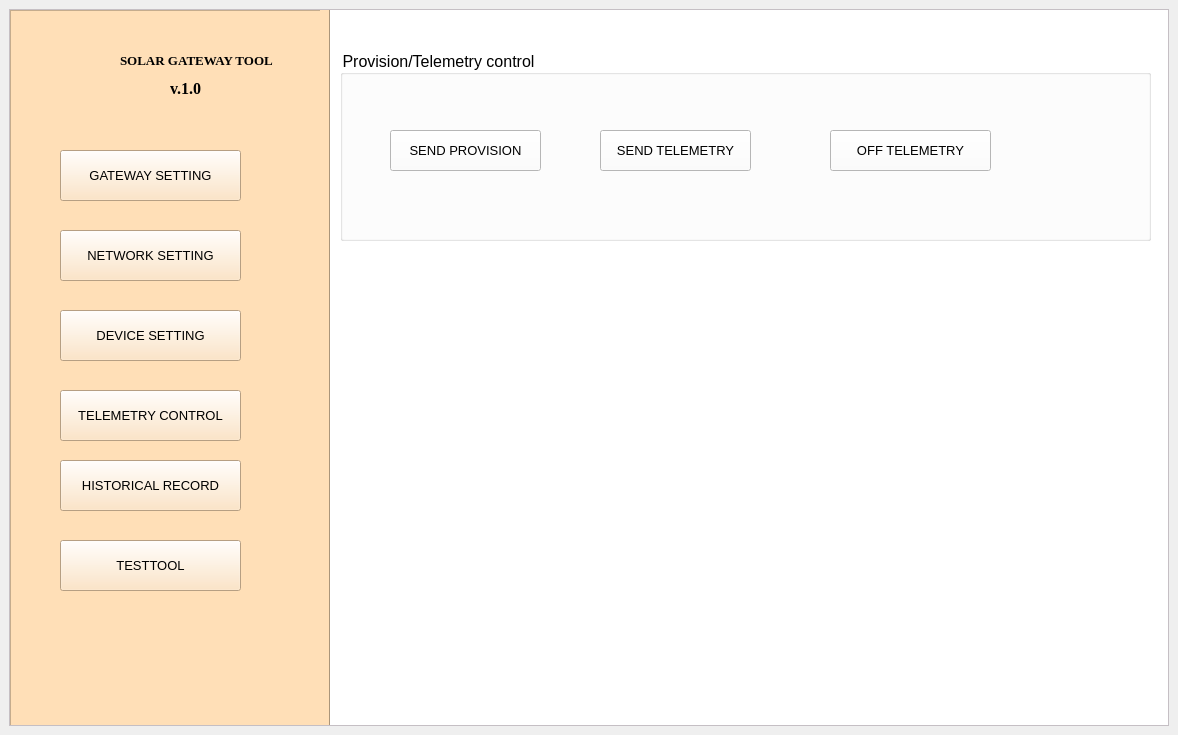
<?xml version="1.0" encoding="UTF-8"?>
<ui version="4.0">
 <class>telemetry</class>
 <widget class="QMainWindow" name="telemetry">
  <property name="geometry">
   <rect>
    <x>0</x>
    <y>0</y>
    <width>1178</width>
    <height>735</height>
   </rect>
  </property>
  <property name="windowTitle">
   <string>TEST TOOL</string>
  </property>
  <widget class="QWidget" name="centralwidget">
   <layout class="QVBoxLayout" name="verticalLayout">
    <item>
     <widget class="QScrollArea" name="scrollArea">
      <property name="styleSheet">
       <string notr="true">background-color:rgb(255, 248, 254)
</string>
      </property>
      <property name="widgetResizable">
       <bool>true</bool>
      </property>
      <widget class="QWidget" name="scrollAreaWidgetContents">
       <property name="geometry">
        <rect>
         <x>0</x>
         <y>0</y>
         <width>1154</width>
         <height>711</height>
        </rect>
       </property>
       <widget class="QFrame" name="list">
        <property name="geometry">
         <rect>
          <x>0</x>
          <y>0</y>
          <width>321</width>
          <height>761</height>
         </rect>
        </property>
        <property name="styleSheet">
         <string notr="true">background-color:rgb(255, 223, 183)</string>
        </property>
        <property name="frameShape">
         <enum>QFrame::StyledPanel</enum>
        </property>
        <property name="frameShadow">
         <enum>QFrame::Raised</enum>
        </property>
        <widget class="QPushButton" name="networksetting">
         <property name="geometry">
          <rect>
           <x>50</x>
           <y>220</y>
           <width>181</width>
           <height>51</height>
          </rect>
         </property>
         <property name="font">
          <font>
           <family>Segoe UI</family>
           <pointsize>10</pointsize>
          </font>
         </property>
         <property name="text">
          <string>NETWORK SETTING</string>
         </property>
        </widget>
        <widget class="QPushButton" name="gatewaysetting">
         <property name="geometry">
          <rect>
           <x>50</x>
           <y>140</y>
           <width>181</width>
           <height>51</height>
          </rect>
         </property>
         <property name="font">
          <font>
           <pointsize>10</pointsize>
          </font>
         </property>
         <property name="text">
          <string>GATEWAY SETTING</string>
         </property>
        </widget>
        <widget class="QPushButton" name="devicesetting">
         <property name="geometry">
          <rect>
           <x>50</x>
           <y>300</y>
           <width>181</width>
           <height>51</height>
          </rect>
         </property>
         <property name="font">
          <font>
           <pointsize>10</pointsize>
          </font>
         </property>
         <property name="text">
          <string>DEVICE SETTING</string>
         </property>
        </widget>
        <widget class="QPushButton" name="historical">
         <property name="geometry">
          <rect>
           <x>50</x>
           <y>450</y>
           <width>181</width>
           <height>51</height>
          </rect>
         </property>
         <property name="font">
          <font>
           <pointsize>10</pointsize>
          </font>
         </property>
         <property name="text">
          <string>HISTORICAL RECORD</string>
         </property>
        </widget>
        <widget class="Line" name="line">
         <property name="geometry">
          <rect>
           <x>310</x>
           <y>0</y>
           <width>20</width>
           <height>761</height>
          </rect>
         </property>
         <property name="font">
          <font>
           <weight>50</weight>
           <bold>false</bold>
          </font>
         </property>
         <property name="orientation">
          <enum>Qt::Vertical</enum>
         </property>
        </widget>
        <widget class="QPushButton" name="testtool">
         <property name="geometry">
          <rect>
           <x>50</x>
           <y>530</y>
           <width>181</width>
           <height>51</height>
          </rect>
         </property>
         <property name="font">
          <font>
           <pointsize>10</pointsize>
          </font>
         </property>
         <property name="text">
          <string>TESTTOOL</string>
         </property>
        </widget>
        <widget class="QPushButton" name="telemetrycontrol">
         <property name="geometry">
          <rect>
           <x>50</x>
           <y>380</y>
           <width>181</width>
           <height>51</height>
          </rect>
         </property>
         <property name="font">
          <font>
           <pointsize>10</pointsize>
          </font>
         </property>
         <property name="text">
          <string>TELEMETRY CONTROL</string>
         </property>
        </widget>
        <widget class="QLabel" name="label">
         <property name="geometry">
          <rect>
           <x>10</x>
           <y>10</y>
           <width>101</width>
           <height>91</height>
          </rect>
         </property>
         <property name="text">
          <string/>
         </property>
         <property name="pixmap">
          <pixmap>C:/Users/ACER/Desktop/manual/Thesis/image/Solar-DNR-ICONS.png</pixmap>
         </property>
         <property name="scaledContents">
          <bool>true</bool>
         </property>
        </widget>
        <widget class="QLabel" name="label_3">
         <property name="geometry">
          <rect>
           <x>160</x>
           <y>70</y>
           <width>41</width>
           <height>16</height>
          </rect>
         </property>
         <property name="font">
          <font>
           <family>Times New Roman</family>
           <pointsize>12</pointsize>
           <weight>75</weight>
           <bold>true</bold>
          </font>
         </property>
         <property name="text">
          <string>v.1.0</string>
         </property>
        </widget>
        <widget class="QLabel" name="label_2">
         <property name="geometry">
          <rect>
           <x>110</x>
           <y>40</y>
           <width>191</width>
           <height>21</height>
          </rect>
         </property>
         <property name="font">
          <font>
           <family>Times New Roman</family>
           <pointsize>10</pointsize>
           <weight>75</weight>
           <italic>false</italic>
           <bold>true</bold>
           <strikeout>false</strikeout>
          </font>
         </property>
         <property name="text">
          <string>SOLAR GATEWAY TOOL</string>
         </property>
        </widget>
        <zorder>gatewaysetting</zorder>
        <zorder>devicesetting</zorder>
        <zorder>historical</zorder>
        <zorder>line</zorder>
        <zorder>networksetting</zorder>
        <zorder>testtool</zorder>
        <zorder>telemetrycontrol</zorder>
        <zorder>label</zorder>
        <zorder>label_3</zorder>
        <zorder>label_2</zorder>
       </widget>
       <widget class="QFrame" name="seial_workspace">
        <property name="geometry">
         <rect>
          <x>320</x>
          <y>0</y>
          <width>1001</width>
          <height>761</height>
         </rect>
        </property>
        <property name="styleSheet">
         <string notr="true">background-color:rgb(255, 255, 255)</string>
        </property>
        <widget class="QGroupBox" name="groupBox_2">
         <property name="geometry">
          <rect>
           <x>10</x>
           <y>40</y>
           <width>811</width>
           <height>191</height>
          </rect>
         </property>
         <property name="font">
          <font>
           <pointsize>12</pointsize>
           <underline>false</underline>
          </font>
         </property>
         <property name="title">
          <string>Provision/Telemetry control</string>
         </property>
         <widget class="QPushButton" name="provision">
          <property name="geometry">
           <rect>
            <x>50</x>
            <y>80</y>
            <width>151</width>
            <height>41</height>
           </rect>
          </property>
          <property name="font">
           <font>
            <pointsize>10</pointsize>
           </font>
          </property>
          <property name="text">
           <string>SEND PROVISION</string>
          </property>
         </widget>
         <widget class="QPushButton" name="telemetryon">
          <property name="geometry">
           <rect>
            <x>260</x>
            <y>80</y>
            <width>151</width>
            <height>41</height>
           </rect>
          </property>
          <property name="font">
           <font>
            <pointsize>10</pointsize>
           </font>
          </property>
          <property name="text">
           <string>SEND TELEMETRY</string>
          </property>
         </widget>
         <widget class="QPushButton" name="telemetryoff">
          <property name="geometry">
           <rect>
            <x>490</x>
            <y>80</y>
            <width>161</width>
            <height>41</height>
           </rect>
          </property>
          <property name="font">
           <font>
            <pointsize>10</pointsize>
           </font>
          </property>
          <property name="text">
           <string>OFF TELEMETRY</string>
          </property>
         </widget>
        </widget>
       </widget>
      </widget>
     </widget>
    </item>
   </layout>
  </widget>
 </widget>
 <resources/>
 <connections/>
</ui>
